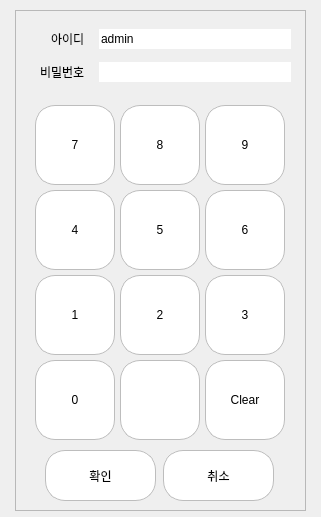
<?xml version="1.0" encoding="UTF-8"?>
<ui version="4.0">
 <class>Dialog</class>
 <widget class="QDialog" name="Dialog">
  <property name="geometry">
   <rect>
    <x>0</x>
    <y>0</y>
    <width>321</width>
    <height>517</height>
   </rect>
  </property>
  <property name="windowTitle">
   <string>Dialog</string>
  </property>
  <widget class="QFrame" name="frame">
   <property name="geometry">
    <rect>
     <x>15</x>
     <y>10</y>
     <width>291</width>
     <height>501</height>
    </rect>
   </property>
   <property name="frameShape">
    <enum>QFrame::StyledPanel</enum>
   </property>
   <property name="frameShadow">
    <enum>QFrame::Plain</enum>
   </property>
   <property name="lineWidth">
    <number>1</number>
   </property>
   <property name="midLineWidth">
    <number>0</number>
   </property>
   <widget class="QWidget" name="formLayoutWidget">
    <property name="geometry">
     <rect>
      <x>25</x>
      <y>5</y>
      <width>251</width>
      <height>80</height>
     </rect>
    </property>
    <layout class="QFormLayout" name="formLayout">
     <property name="sizeConstraint">
      <enum>QLayout::SetDefaultConstraint</enum>
     </property>
     <property name="fieldGrowthPolicy">
      <enum>QFormLayout::AllNonFixedFieldsGrow</enum>
     </property>
     <property name="rowWrapPolicy">
      <enum>QFormLayout::DontWrapRows</enum>
     </property>
     <property name="labelAlignment">
      <set>Qt::AlignRight|Qt::AlignTrailing|Qt::AlignVCenter</set>
     </property>
     <property name="formAlignment">
      <set>Qt::AlignLeading|Qt::AlignLeft|Qt::AlignVCenter</set>
     </property>
     <property name="horizontalSpacing">
      <number>14</number>
     </property>
     <property name="verticalSpacing">
      <number>13</number>
     </property>
     <item row="0" column="0">
      <widget class="QLabel" name="Label">
       <property name="text">
        <string>아이디</string>
       </property>
      </widget>
     </item>
     <item row="0" column="1">
      <widget class="QLineEdit" name="username">
       <property name="mouseTracking">
        <bool>true</bool>
       </property>
       <property name="acceptDrops">
        <bool>true</bool>
       </property>
       <property name="text">
        <string>admin</string>
       </property>
       <property name="frame">
        <bool>false</bool>
       </property>
      </widget>
     </item>
     <item row="1" column="0">
      <widget class="QLabel" name="Label_2">
       <property name="text">
        <string>비밀번호</string>
       </property>
      </widget>
     </item>
     <item row="1" column="1">
      <widget class="QLineEdit" name="password">
       <property name="frame">
        <bool>false</bool>
       </property>
      </widget>
     </item>
    </layout>
   </widget>
   <widget class="QPushButton" name="btn_3">
    <property name="geometry">
     <rect>
      <x>190</x>
      <y>265</y>
      <width>80</width>
      <height>80</height>
     </rect>
    </property>
    <property name="styleSheet">
     <string notr="true">QPushButton{
    background:white;
    border:1px solid #BDBDBD;
    border-radius:20px;
}

QPushButton:hover{
    background:#F5F5F5;
}

QPushButton:pressed{
    background:#E0E0E0;
}</string>
    </property>
    <property name="text">
     <string>3</string>
    </property>
   </widget>
   <widget class="QPushButton" name="btn_6">
    <property name="geometry">
     <rect>
      <x>190</x>
      <y>180</y>
      <width>80</width>
      <height>80</height>
     </rect>
    </property>
    <property name="styleSheet">
     <string notr="true">QPushButton{
    background:white;
    border:1px solid #BDBDBD;
    border-radius:20px;
}

QPushButton:hover{
    background:#F5F5F5;
}

QPushButton:pressed{
    background:#E0E0E0;
}</string>
    </property>
    <property name="text">
     <string>6</string>
    </property>
   </widget>
   <widget class="QPushButton" name="btn_0">
    <property name="geometry">
     <rect>
      <x>20</x>
      <y>350</y>
      <width>80</width>
      <height>80</height>
     </rect>
    </property>
    <property name="styleSheet">
     <string notr="true">QPushButton{
    background:white;
    border:1px solid #BDBDBD;
    border-radius:20px;
}

QPushButton:hover{
    background:#F5F5F5;
}

QPushButton:pressed{
    background:#E0E0E0;
}</string>
    </property>
    <property name="text">
     <string>0</string>
    </property>
   </widget>
   <widget class="QPushButton" name="btn_9">
    <property name="geometry">
     <rect>
      <x>190</x>
      <y>95</y>
      <width>80</width>
      <height>80</height>
     </rect>
    </property>
    <property name="styleSheet">
     <string notr="true">QPushButton{
    background:white;
    border:1px solid #BDBDBD;
    border-radius:20px;
}

QPushButton:hover{
    background:#F5F5F5;
}

QPushButton:pressed{
    background:#E0E0E0;
}</string>
    </property>
    <property name="text">
     <string>9</string>
    </property>
   </widget>
   <widget class="QPushButton" name="btn_4">
    <property name="geometry">
     <rect>
      <x>20</x>
      <y>180</y>
      <width>80</width>
      <height>80</height>
     </rect>
    </property>
    <property name="styleSheet">
     <string notr="true">QPushButton{
    background:white;
    border:1px solid #BDBDBD;
    border-radius:20px;
}

QPushButton:hover{
    background:#F5F5F5;
}

QPushButton:pressed{
    background:#E0E0E0;
}</string>
    </property>
    <property name="text">
     <string>4</string>
    </property>
   </widget>
   <widget class="QPushButton" name="btn_clear">
    <property name="geometry">
     <rect>
      <x>190</x>
      <y>350</y>
      <width>80</width>
      <height>80</height>
     </rect>
    </property>
    <property name="styleSheet">
     <string notr="true">QPushButton{
    background:white;
    border:1px solid #BDBDBD;
    border-radius:20px;
}

QPushButton:hover{
    background:#F5F5F5;
}

QPushButton:pressed{
    background:#E0E0E0;
}</string>
    </property>
    <property name="text">
     <string>Clear</string>
    </property>
    <property name="iconSize">
     <size>
      <width>35</width>
      <height>35</height>
     </size>
    </property>
   </widget>
   <widget class="QPushButton" name="btn_8">
    <property name="geometry">
     <rect>
      <x>105</x>
      <y>95</y>
      <width>80</width>
      <height>80</height>
     </rect>
    </property>
    <property name="styleSheet">
     <string notr="true">QPushButton{
    background:white;
    border:1px solid #BDBDBD;
    border-radius:20px;
}

QPushButton:hover{
    background:#F5F5F5;
}

QPushButton:pressed{
    background:#E0E0E0;
}</string>
    </property>
    <property name="text">
     <string>8</string>
    </property>
   </widget>
   <widget class="QPushButton" name="btn_7">
    <property name="geometry">
     <rect>
      <x>20</x>
      <y>95</y>
      <width>80</width>
      <height>80</height>
     </rect>
    </property>
    <property name="styleSheet">
     <string notr="true">QPushButton{
    background:white;
    border:1px solid #BDBDBD;
    border-radius:20px;
}

QPushButton:hover{
    background:#F5F5F5;
}

QPushButton:pressed{
    background:#E0E0E0;
}</string>
    </property>
    <property name="text">
     <string>7</string>
    </property>
   </widget>
   <widget class="QPushButton" name="btn_backsp">
    <property name="geometry">
     <rect>
      <x>105</x>
      <y>350</y>
      <width>80</width>
      <height>80</height>
     </rect>
    </property>
    <property name="styleSheet">
     <string notr="true">QPushButton{
    background:white;
    border:1px solid #BDBDBD;
    border-radius:20px;
}

QPushButton:hover{
    background:#F5F5F5;
}

QPushButton:pressed{
    background:#E0E0E0;
}</string>
    </property>
    <property name="text">
     <string/>
    </property>
    <property name="icon">
     <iconset>
      <normaloff>../../Download/free-icon-delete-6337289.png</normaloff>../../Download/free-icon-delete-6337289.png</iconset>
    </property>
    <property name="iconSize">
     <size>
      <width>35</width>
      <height>35</height>
     </size>
    </property>
   </widget>
   <widget class="QPushButton" name="btn_1">
    <property name="geometry">
     <rect>
      <x>20</x>
      <y>265</y>
      <width>80</width>
      <height>80</height>
     </rect>
    </property>
    <property name="styleSheet">
     <string notr="true">QPushButton{
    background:white;
    border:1px solid #BDBDBD;
    border-radius:20px;
}

QPushButton:hover{
    background:#F5F5F5;
}

QPushButton:pressed{
    background:#E0E0E0;
}</string>
    </property>
    <property name="text">
     <string>1</string>
    </property>
   </widget>
   <widget class="QPushButton" name="btn_5">
    <property name="geometry">
     <rect>
      <x>105</x>
      <y>180</y>
      <width>80</width>
      <height>80</height>
     </rect>
    </property>
    <property name="styleSheet">
     <string notr="true">QPushButton{
    background:white;
    border:1px solid #BDBDBD;
    border-radius:20px;
}

QPushButton:hover{
    background:#F5F5F5;
}

QPushButton:pressed{
    background:#E0E0E0;
}</string>
    </property>
    <property name="text">
     <string>5</string>
    </property>
   </widget>
   <widget class="QPushButton" name="btn_2">
    <property name="geometry">
     <rect>
      <x>105</x>
      <y>265</y>
      <width>80</width>
      <height>80</height>
     </rect>
    </property>
    <property name="styleSheet">
     <string notr="true">QPushButton{
    background:white;
    border:1px solid #BDBDBD;
    border-radius:20px;
}

QPushButton:hover{
    background:#F5F5F5;
}

QPushButton:pressed{
    background:#E0E0E0;
}</string>
    </property>
    <property name="text">
     <string>2</string>
    </property>
   </widget>
   <widget class="QPushButton" name="btn_login">
    <property name="geometry">
     <rect>
      <x>30</x>
      <y>440</y>
      <width>111</width>
      <height>51</height>
     </rect>
    </property>
    <property name="styleSheet">
     <string notr="true">QPushButton{
    background:white;
    border:1px solid #BDBDBD;
    border-radius:20px;
}

QPushButton:hover{
    background:#F5F5F5;
}

QPushButton:pressed{
    background:#E0E0E0;
}</string>
    </property>
    <property name="text">
     <string>확인</string>
    </property>
   </widget>
   <widget class="QPushButton" name="btn_rgt">
    <property name="geometry">
     <rect>
      <x>148</x>
      <y>440</y>
      <width>111</width>
      <height>51</height>
     </rect>
    </property>
    <property name="styleSheet">
     <string notr="true">QPushButton{
    background:white;
    border:1px solid #BDBDBD;
    border-radius:20px;
}

QPushButton:hover{
    background:#F5F5F5;
}

QPushButton:pressed{
    background:#E0E0E0;
}</string>
    </property>
    <property name="text">
     <string>취소</string>
    </property>
   </widget>
  </widget>
 </widget>
 <resources/>
 <connections/>
</ui>
